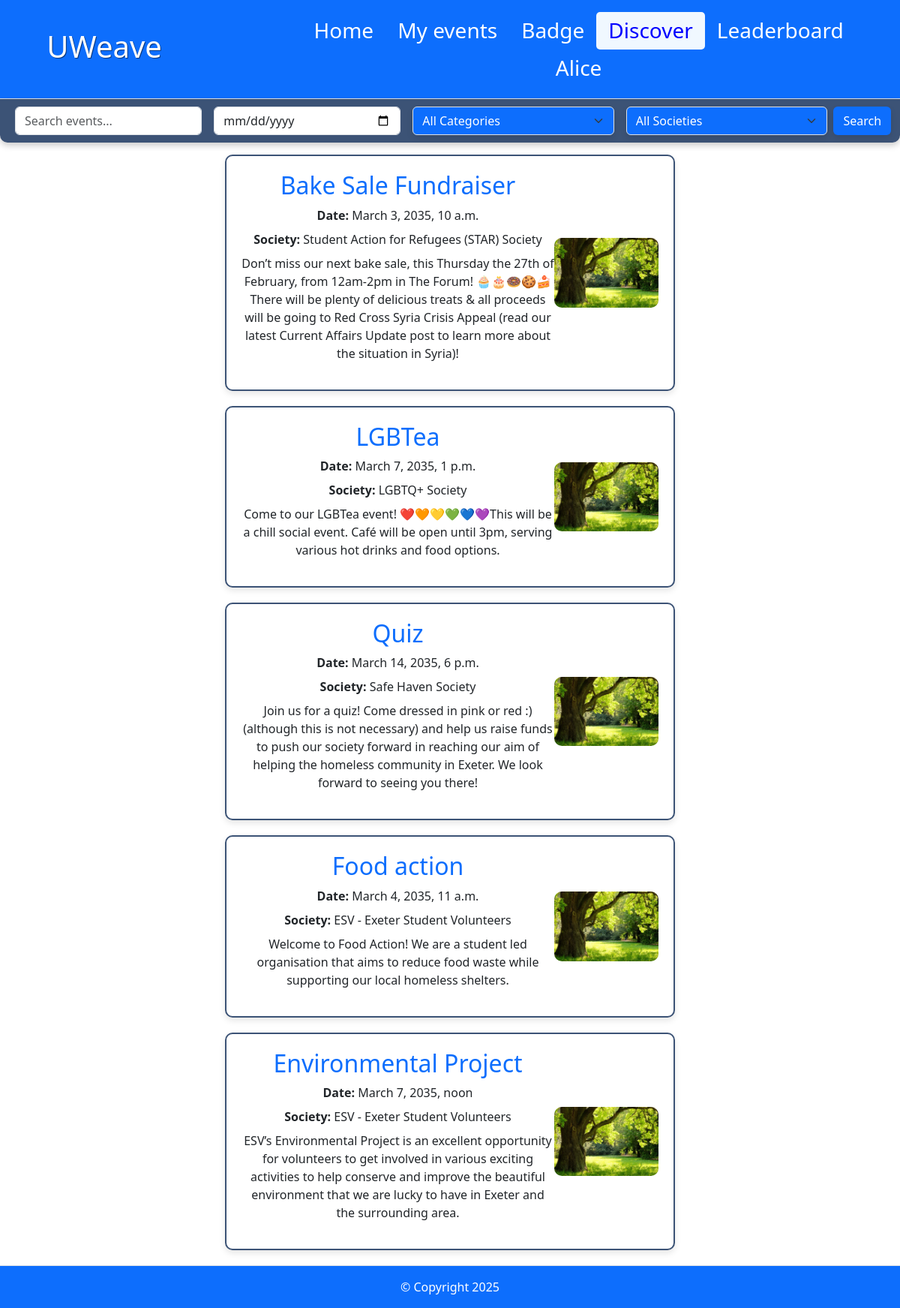
The page /discover (signed in) on the database its author committed.
### app/models.py (models this page shows, shortened)
class Event(models.Model):
    start_key = models.CharField(max_length=7, default=generate_random_key)
    end_key = models.CharField(max_length=7, blank=True, default=generate_random_key)
    category = models.CharField(max_length=50)
    organiser = models.ForeignKey(SocietyRepresentative, on_delete=models.CASCADE, null=True)
    date = models.DateTimeField()
    location = models.ForeignKey(Location, on_delete=models.CASCADE, null=True)
    name = models.CharField(max_length=23)
    expected_attendance = models.IntegerField(null=True)
    actual_attendance = models.IntegerField(null=True)
    maximum_attendance = models.IntegerField(null=True)
    approved = models.BooleanField(default=False)
    rejected = models.BooleanField(default=False)
    description = models.CharField(max_length=300, blank=True)
    image = models.ImageField(upload_to="event_images/", null=True, blank=True)

class SocietyRepresentative(models.Model):
    user = models.OneToOneField(User, on_delete=models.CASCADE)
    society_name = models.CharField(max_length=50)
    class Meta:
        permissions = (
            ("create_events","Can create events"),
            ("generate_qr", "Can generate QR codes for events they are running"),
        )

### app/views.py (the view)
# urls.py: path("discover", views.discover, name="discover"),
def discover(request: HttpRequest) -> HttpResponse:
    search_query = request.GET.get("search_query", "").lower()
    event_date = request.GET.get("event_date", "")
    category = request.GET.get("category", "")
    society = request.GET.get("society", "")
    society_rep = SocietyRepresentative.objects.all()
    events = Event.objects.all()
    events = events.filter(approved="1",  date__date__gte=timezone.now().date())
    if category:
        events = events.filter(category=category)
    if event_date:
        events = events.filter(date__date=event_date)
    if society:
        society_obj = society_rep.filter(society_name=society).first()
        events = events.filter(organiser=society_obj)
    if search_query:
        def sorter(event: Event) -> int:
            return get_event_search_priority(event, search_query)
        events = [event for event in events if sorter(event) > 0]
        events.sort(key=sorter, reverse=True)
    booked_events = set()
    can_be_unbooked = set()
    if request.user.is_authenticated and Student.objects.filter(user=request.user).exists():
        student = get_object_or_404(Student, user=request.user)
        filtered_bookings = Booking.objects.filter(student=student)
        current_time = timezone.make_aware(datetime.now(), timezone.get_current_timezone())
        can_be_unbooked = set(
            booking.event for booking in list(filtered_bookings)
            if current_time < booking.event.date - timedelta(minutes=5)
        )
        booked_events = set(filtered_bookings.values_list("event_id", flat=True))
    return render(request, "discover.html", {
        "events": events,
        "booked_events": booked_events,
        "can_be_unbooked": can_be_unbooked,
        "societies": society_rep,
    })

### app/templates/discover.html (shortened to what this page needs)
<head>
</head>
{% extends "base.html" %}
{% block content %}
<body>
    <form method="GET" action="{% url 'discover' %}" class="container-fluid navbar-custom">
        <div class="d-flex flex-nowrap justify-content-between align-items-center">
            <input type="text" name="search_query" placeholder="Search events..." class="form-control flex-grow-1 mx-2">
            <input type="date" name="event_date" class="form-control flex-grow-1 mx-2">
            <select class="form-select searcher mx-2" name="category">
                <option value="">All Categories</option>
            </select>
            <select class="form-select searcher mx-2" name="society">
                <option value="">All Societies</option>
            </select>
            <button type="submit" class="btn searcher">Search</button>
        </div>
    </form>
    <div class="event-container">
    {% for event in events %}
        <div class="event-card" onclick="showPopup('{{ forloop.counter }}')">
            <div class="col-md-8 text-left" style="width: 50%;">
                <h2 style="color: #0d6efd; word-break: break-word;">{{ event.name }}</h2>
                <p class="mb-2"><strong>Date:</strong> {{ event.date }}</p>
                <p class="mb-2"><strong>Society:</strong> {{ event.organiser.society_name }}</p>
                <p style="word-break: break-word;">{{ event.description }}</p>
            </div>
            <div class="col-md-3">
                <img src="{{ event.image.url }}" alt="Event Image" class="img-fluid" onerror="this.src='/static/default-event.jpg';">
            </div>
        </div>
    {% empty %}
        <p class="text-muted text-center">No sustainable events found. Check back soon!</p>
    {% endfor %}
    </div>
</body>
{% endblock %}

### app/templates/base.html (shortened to what this page needs)
<html lang="en">
<head>
    {% load static %}
        <link href="https://cdn.jsdelivr.net/npm/bootstrap@5.3.3/dist/css/bootstrap.min.css" rel="stylesheet">
</head>
<body class="d-flex flex-column min-vh-100">
    <header>
        <div class="px-3 py-2 text-bg-primary border-bottom">
            <div class="container-fluid" style="width: 100%;">
                <div class="d-flex flex-wrap align-items-center justify-content-center justify-content-lg-start">
                    <div class="navbar">
                        <a href="{% url "home" %}" class="d-flex align-items-center my-2 my-lg-0 me-lg-auto text-white text-decoration-none title">
                            <h1 class="bi me-2">UWeave</h1>
                        </a>
                        <ul class="nav col-12 col-lg-auto my-2 justify-content-center my-md-0 text-small links">
                            <li>
                                <a href="{% url "home" %}" class="nav-link text-white"  id="page-link">
                                    <h3 class="bi d-block mx-auto mb-2 link-name">Home</h3>
                                </a>
                            </li>
                            <li>
                                <a href="{% url "my-events" %}" class="nav-link text-white"  id="page-link">
                                    <h3 class="bi d-block mx-auto mb-2 link-name">My events</h3>
                                </a>
                            </li>
                            {% if user.is_authenticated and not perms.app.create_events %}
                            <li>
                                <a href="{% url 'badge' %}" class="nav-link text-white" id="page-link">
                                    <h3 class="bi d-block mx-auto mb-2 link-name">Badge</h3>
                                </a>
                            </li>
                            {% endif %}
                            <li>
                                <a href="{% url "discover" %}" class="nav-link text-white" id="page-link">
                                    <h3 class="bi d-block mx-auto mb-2 link-name">Discover</h3>
                                </a>
                            </li>
                            <li>
                                <a href="{% url "leaderboard" %}" class="nav-link text-white" id="page-link">
                                    <h3 class="bi d-block mx-auto mb-2 link-name">Leaderboard</h3>
                                </a>
                            </li>
                            <li>
                                <a href="{% url "sign-in" %}" class="nav-link text-white" id="page-link">
                                    {% if user.is_authenticated %}
                                        <h3 class="bi d-block mx-auto mb-2 link-name">{{ user.username }}</h3>
                                    {% else %}
                                        <h3 class="bi d-block mx-auto mb-2 link-name">Sign in</h3>
                                    {% endif %}
                                </a>
                            </li>
                        </ul>
                    </div>
                </div>
            </div>
        </div>
    </header>
  <main class="flex-grow-1">
    {% block content %}
    {% endblock %}
  </main>
  <footer class="py-3 border-top text-center bg-primary text-white mt-auto">
      © Copyright 2025
  </footer>
</body>
</html>

### app/templates/discover.html (style rules this page uses)
.navbar-custom { background-color: #3c5376 !important; padding: 10px 20px; border-radius: 0 0 10px 10px; box-shadow: 0px 4px 8px rgba(0, 0, 0, 0.2); }
.searcher { color: #ffffff !important; background-color: #0d6efd !important; border: none; border-radius: 6px !important; transition: background-color 0.3s ease-in-out !important; box-shadow: 0px 4px 8px rgba(0, 0, 0, 0.1) !important; padding: 8px 15px; }
.event-container { display: flex; flex-direction: column; align-items: center; }
.event-card { display: flex; flex-wrap: wrap; align-items: center; justify-content: center; width: 80%; max-width: 600px; min-height: 200px; border: 2px solid #3c5376; border-radius: 10px; padding: 20px; box-shadow: 0px 4px 8px rgba(0, 0, 0, 0.1); margin-bottom: 20px; background-color: white; }
.event-card .col-md-8, .event-card .col-md-4 { flex: 1; text-align: center; }
.event-card img { width: 100%; height: auto; max-height: 150px; object-fit: contain; border-radius: 10px; }

### app/templates/base.html (style rules this page uses)
.navbar { display: grid; grid-template-columns: repeat(10, minmax(0, 1fr)); width: 100%; }
.title { grid-row: 1; grid-column: 1 / span 3; margin-left: 10%; text-shadow: 1px 1px rgba(0, 0, 0, 0.5); }
.links { display: flex; align-items: center; grid-row: 1; grid-column: 4 / span 7; right: 0; }
.link-name { margin: 0 !important; height: 100%; width:100%; display:flex !important; align-items: center; justify-content: center; }
#page-link { text-shadow: rgba(0, 0, 0, 0.5); height: 100%; }
#page-link.active { border-radius: 5px; background-color: aliceblue; color: blue !important; text-shadow: white; }

### rows shown on the page
Event: name "Bake Sale Fundraiser", date "March 3, 2035, 10 a.m.", organiser.society_name "Student Action for Refugees (STAR) Society", description "Don’t miss our next bake sale, this Thursday the 27th of February, from 12am-2pm in The Forum! 🧁🎂🍩🍪🍰There will be plenty of delicious treats & all proceeds will be going to Red Cross Syria Crisis Appeal (read our latest Current Affairs Update post to learn more about the situation in Syria)!"
Event: name "LGBTea", date "March 7, 2035, 1 p.m.", organiser.society_name "LGBTQ+ Society", description "Come to our LGBTea event! ❤️🧡💛💚💙💜This will be a chill social event. Café will be open until 3pm, serving various hot drinks and food options."
Event: name "Quiz", date "March 14, 2035, 6 p.m.", organiser.society_name "Safe Haven Society", description "Join us for a quiz! Come dressed in pink or red :) (although this is not necessary) and help us raise funds to push our society forward in reaching our aim of helping the homeless community in Exeter. We look forward to seeing you there!"
Event: name "Food action", date "March 4, 2035, 11 a.m.", organiser.society_name "ESV - Exeter Student Volunteers", description "Welcome to Food Action! We are a student led organisation that aims to reduce food waste while supporting our local homeless shelters."
Event: name "Environmental Project", date "March 7, 2035, noon", organiser.society_name "ESV - Exeter Student Volunteers", description "ESV’s Environmental Project is an excellent opportunity for volunteers to get involved in various exciting activities to help conserve and improve the beautiful environment that we are lucky to have in Exeter and the surrounding area."

### other values the page prints
{{ user.username }} "Alice"
